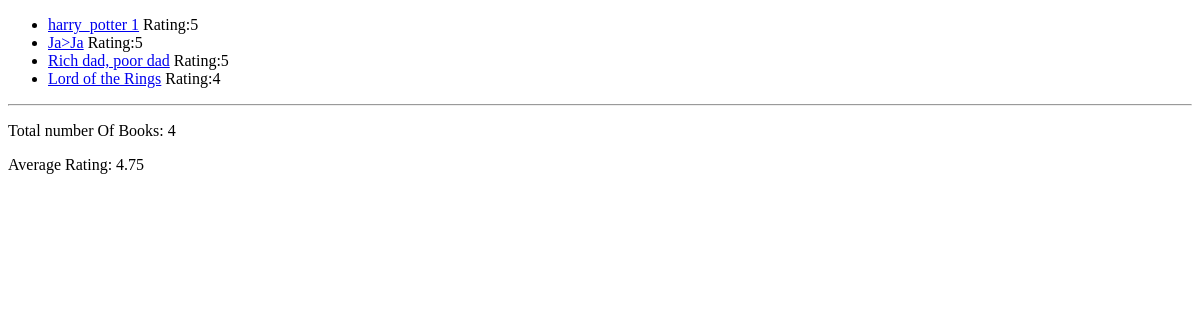
The app's page /, older data.
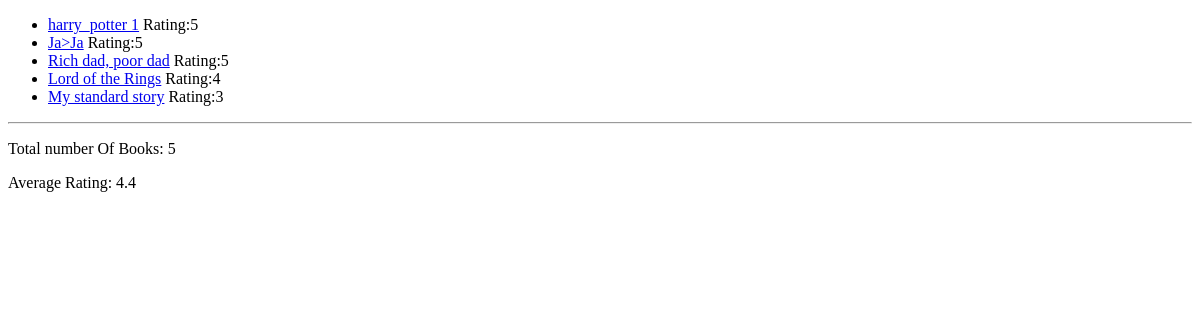
The same page, newer data.
### book_outlet/models.py (models this page shows, shortened)
class Book(models.Model):
    title = models.CharField(max_length=50)
    rating = models.IntegerField(
        validators=[MinValueValidator(1),MaxValueValidator(5)])
    author = models.CharField(null = True, max_length=100)
    is_bestselling = models.BooleanField(default=False)
    slug = models.SlugField(default="", blank =True, null=False, db_index=True) # Harry Potter 1 => harry-potter-1
    def get_absolute_url(self):
        return reverse("book-detail", args=[self.slug])

### book_outlet/views.py (the view)
# urls.py: path("", views.index),
def index(request):
    books = Book.objects.all().order_by("-rating") # order_by ustawia kolejność (znak - odwraca ją)
    num_books = books.count()
    avg_rating = books.aggregate(Avg("rating"))
    return render(request, "book_outlet/index.html", {
        "books" : books,
        "total_number_of_books": num_books,
        "average_rating": avg_rating
    })

### book_outlet/templates/book_outlet/index.html (shortened to what this page needs)
{% extends "book_outlet/base.html"%}
{% block content %}
    <ul>
        {% for book in books%}
        <li><a href="{{ book.get_absolute_url }}">{{book.title}}</a> Rating:{{book.rating}} </li>
        {% endfor %}
    </ul>
    <hr>
    <p>Total number Of Books: {{ total_number_of_books}}</p>
    <p>Average Rating: {{ average_rating.rating__avg }}</p>
    {% endblock %}

Row changes from the older to the newer data that the page shows:
added Book: title "My standard story", rating "3"
Text that changed along with them:
{{ total_number_of_books }}: "4" → "5"
{{ average_rating.rating__avg }}: "4.75" → "4.4"
